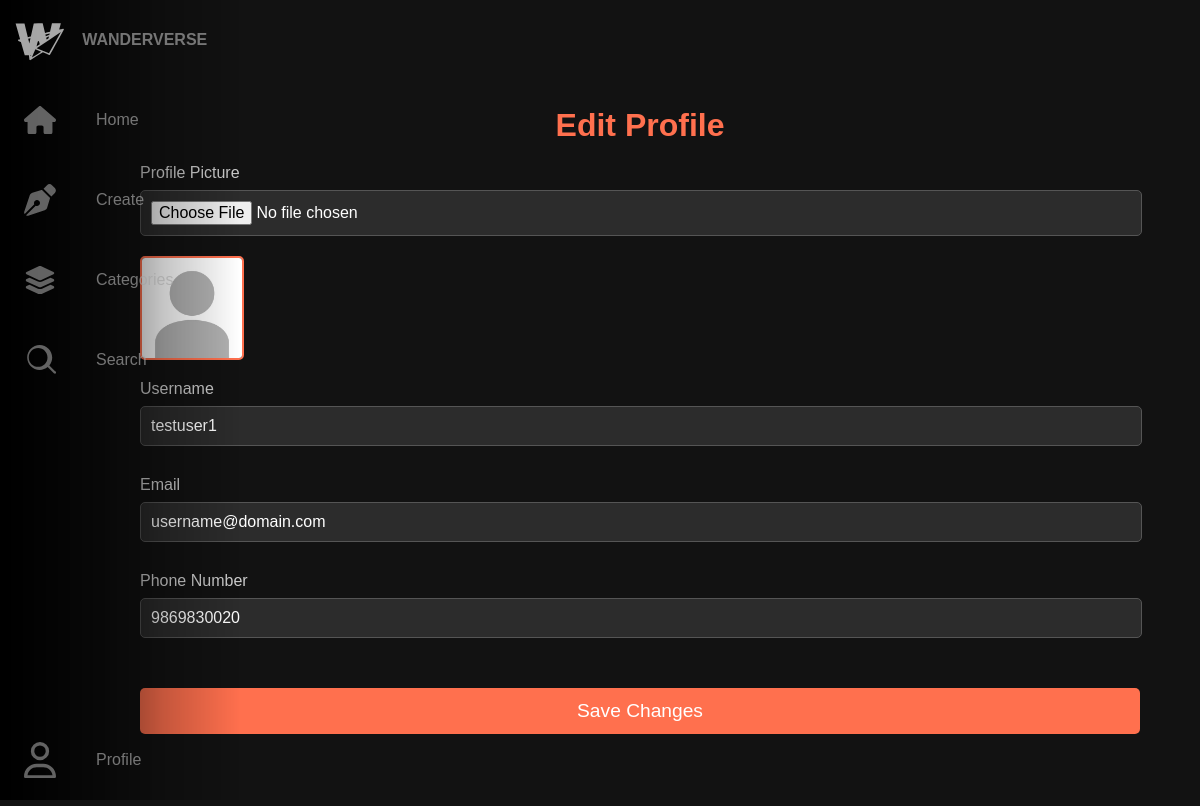
Screenshot of /edit_profile (signed in) with the database file from the repository.
### app/models.py (models this page shows, shortened)
class SearchableMixin(object):
    @classmethod
    def before_commit(cls, session):
        session._changes = {
            'add': list(session.new),
            'update': list(session.dirty),
            'delete': list(session.deleted)
        }

class User(db.Model, UserMixin, SearchableMixin):
    __tablename__ = 'user'
    __searchable__ = ['username', 'email']
    id = db.Column(db.Integer, primary_key=True)
    username = db.Column(db.String(80), unique=True, nullable=False)
    password = db.Column(db.String(80), nullable=False)
    email = db.Column(db.String(120), unique=True, nullable=False)
    phone_number = db.Column(db.Integer, unique=True, nullable=False)
    profile_pic = db.Column(db.String(120), nullable=False, default='profile.jpg')

### app/routes.py (the view, shortened to what this page needs)
@app.route('/edit_profile', methods=['GET', 'POST'])
@login_required
def edit_profile():
    user_id = current_user.get_id()
    user = User.query.get_or_404(user_id)
    return render_template('edit_profile.html', user=user)

### app/routes.py (called while the page is built)
@login_manager.user_loader
def load_user(user_id):
    return User.query.get(int(user_id))

### app/templates/edit_profile.html (shortened to what this page needs)
{% extends "base.html" %}
{% block head %}
<link rel="stylesheet" href="{{ url_for('static', filename='css/edit_profile.css') }}">
{% endblock %}
{% block body %}
<div class="edit-profile-container">
    <h1>Edit Profile</h1>
    <form method="POST" enctype="multipart/form-data" onsubmit="return validateForm()">
        <div class="form-group">
            <label for="profile_picture">Profile Picture</label>
            <input type="file" id="profile_picture" name="profile_picture" accept="image/*">
            {% if user.profile_pic %}
                <img src="{{ url_for('static', filename='Images/' + user.profile_pic) }}" alt="Profile Picture" width="100">
            {% endif %}
        </div>
        <div class="form-group">
            <label for="username">Username</label>
            <input type="text" id="username" name="username" value="{{ user.username }}" placeholder="Enter your username">
        </div>
        <div class="form-group">
            <label for="email">Email</label>
            <input type="email" id="email" name="email" value="{{ user.email }}" placeholder="Enter your email">
        </div>
        <div class="form-group">
            <label for="phone_number">Phone Number</label>
            <input type="tel" id="phone_number" name="phone_number" value="{{ user.phone_number }}" placeholder="Enter your phone number">
        </div>
        <button type="submit" class="save-button">Save Changes</button>
    </form>
</div>
{% endblock %}

### app/static/css/base.css (style rules this page uses)
:root { font-size: 16px; font-family: 'Poppins', sans-serif; }
html { scrollbar-width: thin; scrollbar-color: #ff4b4b #121212; }
body { margin: 0; padding: 0; background-color: #121212; }

### app/static/css/edit_profile.css (style rules this page uses)
.edit-profile-container { max-width: 1000px; margin: 50px auto; padding: 20px; border-radius: 10px; color: #fff; font-family: 'Arial', sans-serif; }
.edit-profile-container h1 { text-align: center; margin-bottom: 20px; font-size: 2rem; color: #ff704e; }
.form-group { margin-bottom: 20px; }
.form-group label { display: block; margin-bottom: 8px; font-size: 1rem; color: #ccc; }
.form-group input[type="text"], .form-group input[type="email"], .form-group input[type="tel"], .form-group input[type="file"] { width: 98%; padding: 10px; font-size: 1rem; border: 1px solid #555; border-radius: 5px; background-color: #2c2c2c; color: #fff; margin-bottom: 10px; }
.form-group input[type="text"]::placeholder, .form-group input[type="email"]::placeholder, .form-group input[type="tel"]::placeholder { color: #999; }
.form-group img { display: block; margin-top: 10px; border-radius: 5px; border: 2px solid #ff704e; }
.save-button { display: inline-block; padding: 12px; font-size: 1.2rem; color: #fff; background-color: #ff704e; border: none; border-radius: 5px; cursor: pointer; transition: background-color 0.3s ease; text-align: center; text-decoration: none; width: 100%; margin-top: 20px; }

### rows the page displays
User: profile_pic (placeholder picture), username "testuser1", email "username@domain.com", phone_number "9869830020"
